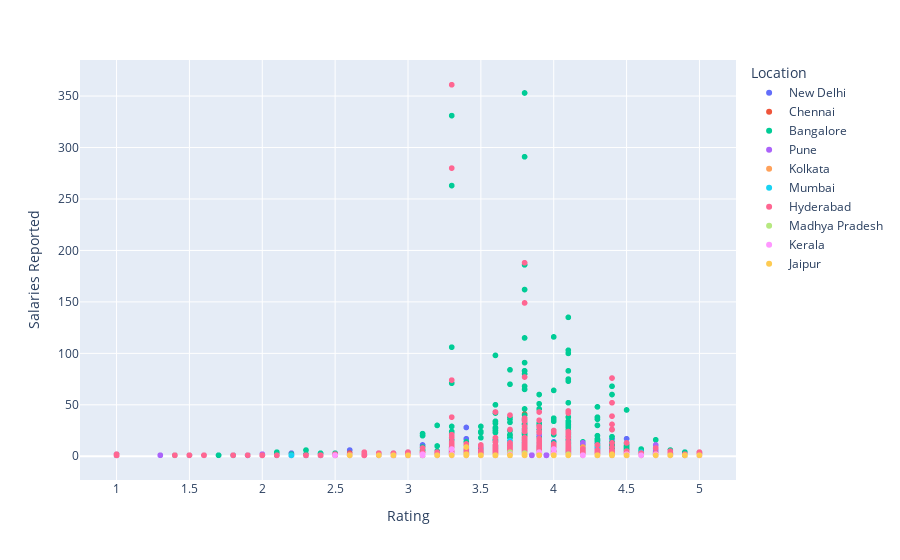

The cell this chart's notebook holds for it:
### Markdown cell above
## Scattor plot on company rating vs salaries reported vs location

### Code cell
fig = px.scatter(salary, x = "Rating", y = "Salaries Reported", color = "Location")
fig.show()

### Figure 1 — Plotly figure (JSON) as saved in the notebook; plotly's stock layout.template omitted (floating-point values rounded to 4 significant figures; data arrays with more than 128 entries replaced by an {"elided": "..."} marker saying what was removed)
{"data": [{"hovertemplate": "Location=New Delhi<br>Rating=%{x}<br>Salaries Reported=%{y}<extra></extra>", "legendgroup": "New Delhi", "marker": {"color": "#636efa", "symbol": "circle"}, "mode": "markers", "name": "New Delhi", "showlegend": true, "type": "scattergl", "x": {"elided": "4176 float values"}, "xaxis": "x", "y": {"elided": "4176 int values"}, "yaxis": "y"}, {"hovertemplate": "Location=Chennai<br>Rating=%{x}<br>Salaries Reported=%{y}<extra></extra>", "legendgroup": "Chennai", "marker": {"color": "#EF553B", "symbol": "circle"}, "mode": "markers", "name": "Chennai", "showlegend": true, "type": "scattergl", "x": {"elided": "2458 float values"}, "xaxis": "x", "y": {"elided": "2458 int values"}, "yaxis": "y"}, {"hovertemplate": "Location=Bangalore<br>Rating=%{x}<br>Salaries Reported=%{y}<extra></extra>", "legendgroup": "Bangalore", "marker": {"color": "#00cc96", "symbol": "circle"}, "mode": "markers", "name": "Bangalore", "showlegend": true, "type": "scattergl", "x": {"elided": "8264 float values"}, "xaxis": "x", "y": {"elided": "8264 int values"}, "yaxis": "y"}, {"hovertemplate": "Location=Pune<br>Rating=%{x}<br>Salaries Reported=%{y}<extra></extra>", "legendgroup": "Pune", "marker": {"color": "#ab63fa", "symbol": "circle"}, "mode": "markers", "name": "Pune", "showlegend": true, "type": "scattergl", "x": {"elided": "2134 float values"}, "xaxis": "x", "y": {"elided": "2134 int values"}, "yaxis": "y"}, {"hovertemplate": "Location=Kolkata<br>Rating=%{x}<br>Salaries Reported=%{y}<extra></extra>", "legendgroup": "Kolkata", "marker": {"color": "#FFA15A", "symbol": "circle"}, "mode": "markers", "name": "Kolkata", "showlegend": true, "type": "scattergl", "x": {"elided": "178 float values"}, "xaxis": "x", "y": {"elided": "178 int values"}, "yaxis": "y"}, {"hovertemplate": "Location=Mumbai<br>Rating=%{x}<br>Salaries Reported=%{y}<extra></extra>", "legendgroup": "Mumbai", "marker": {"color": "#19d3f3", "symbol": "circle"}, "mode": "markers", "name": "Mumbai", "showlegend": true, "type": "scattergl", "x": {"elided": "749 float values"}, "xaxis": "x", "y": {"elided": "749 int values"}, "yaxis": "y"}, {"hovertemplate": "Location=Hyderabad<br>Rating=%{x}<br>Salaries Reported=%{y}<extra></extra>", "legendgroup": "Hyderabad", "marker": {"color": "#FF6692", "symbol": "circle"}, "mode": "markers", "name": "Hyderabad", "showlegend": true, "type": "scattergl", "x": {"elided": "4467 float values"}, "xaxis": "x", "y": {"elided": "4467 int values"}, "yaxis": "y"}, {"hovertemplate": "Location=Madhya Pradesh<br>Rating=%{x}<br>Salaries Reported=%{y}<extra></extra>", "legendgroup": "Madhya Pradesh", "marker": {"color": "#B6E880", "symbol": "circle"}, "mode": "markers", "name": "Madhya Pradesh", "showlegend": true, "type": "scattergl", "x": {"elided": "155 float values"}, "xaxis": "x", "y": {"elided": "155 int values"}, "yaxis": "y"}, {"hovertemplate": "Location=Kerala<br>Rating=%{x}<br>Salaries Reported=%{y}<extra></extra>", "legendgroup": "Kerala", "marker": {"color": "#FF97FF", "symbol": "circle"}, "mode": "markers", "name": "Kerala", "showlegend": true, "type": "scattergl", "x": [3.9, 4, 3.3, 3.2, 3.9, 4.6, 3.9, 3.3, 4.5, 4, 3.8, 3.3, 4, 4, 4, 3.1, 4.4, 4.7, 4.1, 3.9, 4.4, 4.2, 2.9, 3.9, 4.7, 3.8, 3.9, 3.3, 3.5, 3.9, 3.7, 4.1, 4.7, 4.8, 3.9, 3.5, 4.2, 3.5, 3.4, 3.2, 3.9, 3.2, 4.1, 3.8, 4.8, 3.7, 4, 3.1, 4.3, 4, 4, 4.2, 4.5, 3.3, 3.9, 3.9, 2.6, 3.8, 3.3, 3.8, 3.7, 3.9, 3.3, 4, 3.9, 3.3, 3.3, 3.9, 4, 3.9, 3.3, 3.8, 4.1, 4.8, 4, 4.4, 3.9, 3.5, 3.1, 4.3, 3.9, 4.5, 2.8, 4.8, 3.7, 2.5, 3.8, 2.9, 5, 4.1, 4.1, 2.9, 3.9, 4, 4.2, 3, 4.2, 4.1, 4.6, 5, 4.4, 3.7, 3.8, 3.9, 4.1, 3.9, 5, 4.8], "xaxis": "x", "y": [1, 1, 1, 1, 1, 1, 1, 1, 2, 1, 1, 1, 1, 1, 1, 2, 1, 1, 1, 1, 1, 1, 1, 1, 2, 1, 1, 1, 1, 1, 1, 1, 1, 1, 1, 1, 1, 1, 1, 1, 1, 1, 1, 1, 1, 1, 1, 1, 1, 1, 1, 1, 1, 1, 1, 1, 1, 1, 1, 1, 1, 1, 2, 1, 1, 1, 7, 1, 7, 1, 2, 2, 1, 1, 1, 1, 1, 1, 2, 1, 1, 1, 1, 1, 1, 1, 1, 1, 1, 1, 1, 1, 4, 3, 1, 1, 1, 1, 1, 1, 1, 2, 1, 1, 1, 1, 1, 1], "yaxis": "y"}, {"hovertemplate": "Location=Jaipur<br>Rating=%{x}<br>Salaries Reported=%{y}<extra></extra>", "legendgroup": "Jaipur", "marker": {"color": "#FECB52", "symbol": "circle"}, "mode": "markers", "name": "Jaipur", "showlegend": true, "type": "scattergl", "x": [3.9, 3.8, 3.5, 4.5, 4.3, 5, 3.5, 4.1, 4.1, 3.9, 4.7, 4.5, 4, 4.3, 4.4, 4, 3.2, 4.4, 4.1, 4.4, 4.1, 2.6, 3.9, 3.4, 4.1, 3.7, 4, 4, 4.1, 4.1, 4, 3.8, 4.8, 4, 3.9, 3.8, 4.5, 3.7, 3.3, 3, 3.5, 3.4, 4, 4.4, 4, 3.8, 3.8, 5, 4, 3.8, 4.1, 4.4, 3.7, 3.6, 4, 4.9, 2.6, 3.9, 4.8, 4.4, 3.9, 2.8, 3.4, 4.1, 4.1, 2.9, 4.3, 3.8, 3.6, 4.8, 3.4, 4.4, 4.1, 3.2, 4, 4, 3.8, 3.4, 4.4, 3.7, 3.6], "xaxis": "x", "y": [1, 1, 1, 1, 1, 1, 1, 1, 1, 1, 1, 1, 1, 1, 1, 1, 1, 1, 1, 2, 1, 1, 1, 1, 1, 1, 1, 1, 1, 1, 1, 1, 1, 1, 1, 1, 1, 1, 1, 1, 1, 1, 1, 1, 1, 2, 1, 1, 1, 1, 1, 1, 1, 1, 1, 1, 1, 1, 1, 1, 1, 1, 9, 1, 1, 1, 1, 1, 1, 1, 2, 1, 1, 1, 1, 1, 1, 2, 1, 1, 1], "yaxis": "y"}], "layout": {"legend": {"title": {"text": "Location"}, "tracegroupgap": 0}, "margin": {"t": 60}, "xaxis": {"anchor": "y", "domain": [0, 1], "title": {"text": "Rating"}}, "yaxis": {"anchor": "x", "domain": [0, 1], "title": {"text": "Salaries Reported"}}}}
